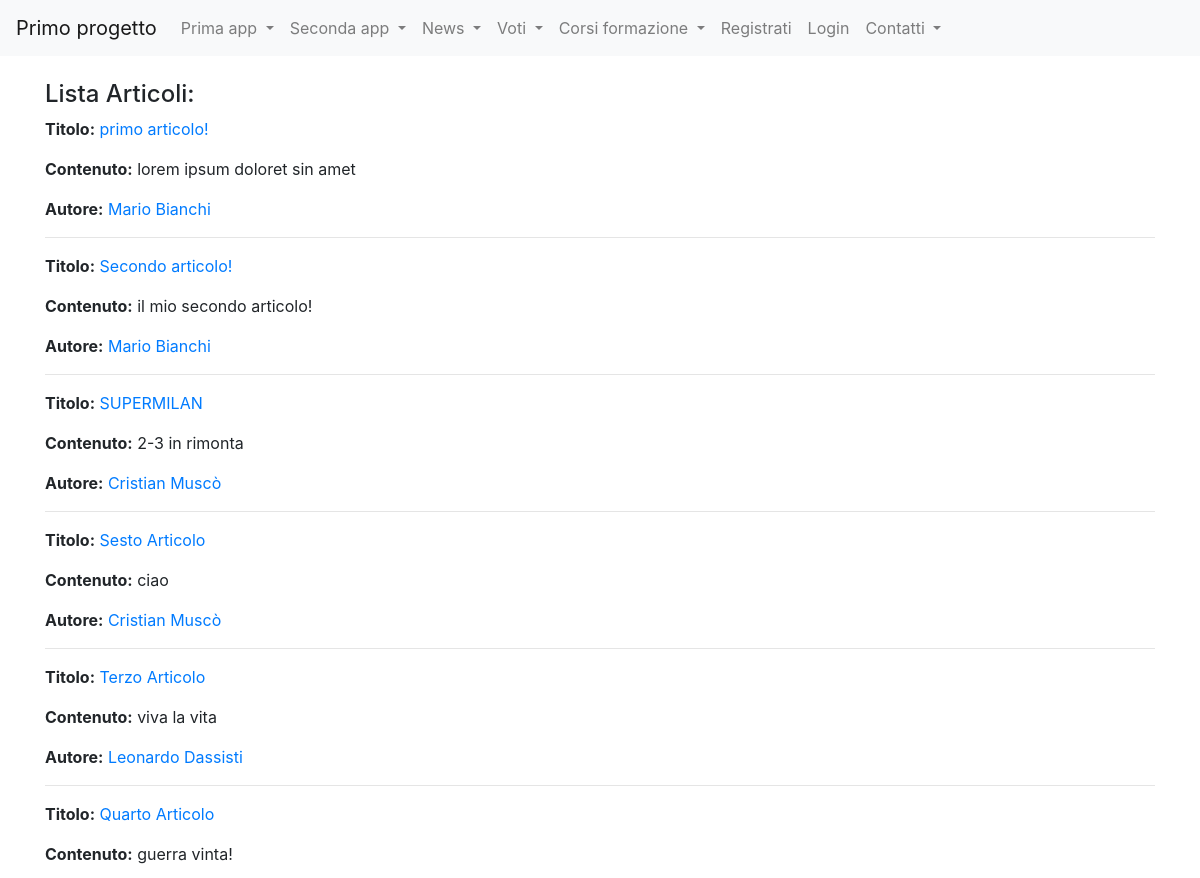
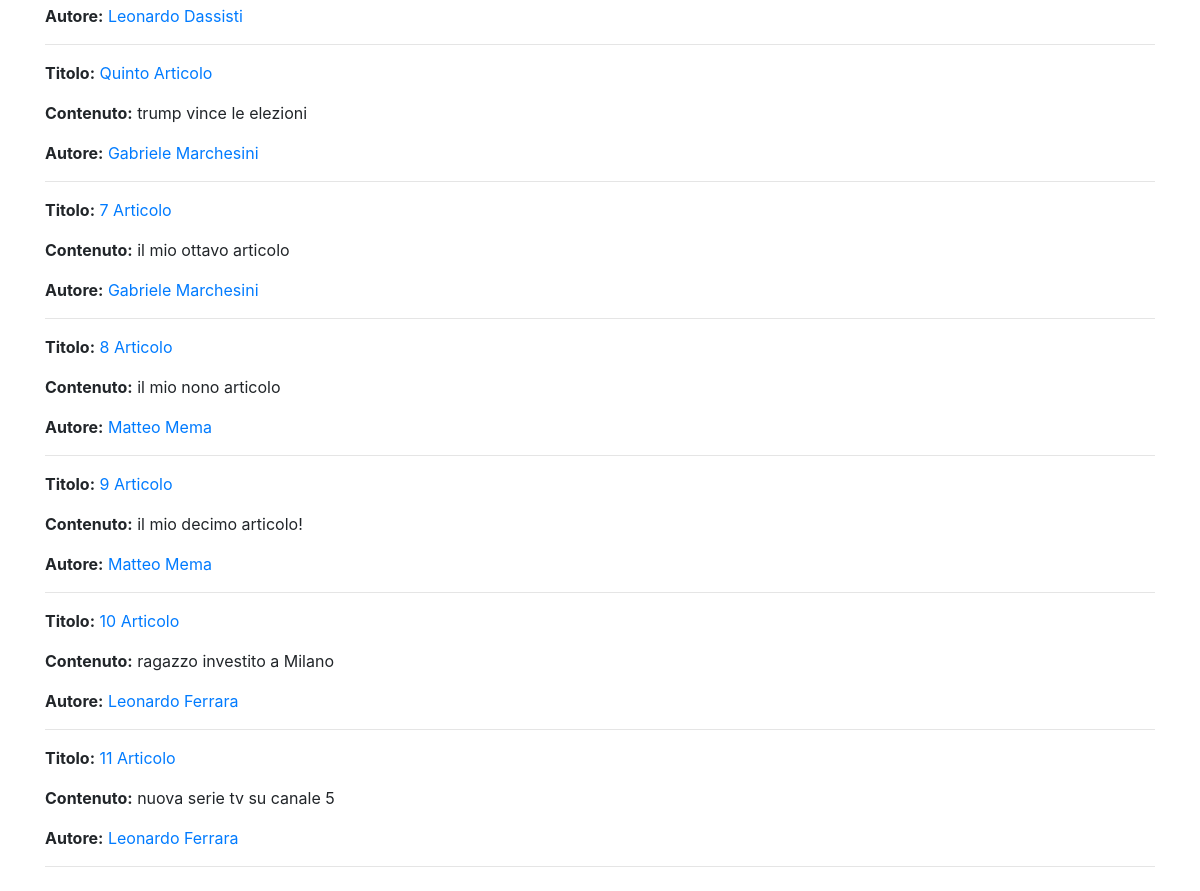
Page /news/lista_articoli on the committed database (2 pictures, top to bottom).
### news/models.py (models this page shows, shortened)
class Articolo(models.Model):
    titolo=models.CharField(max_length=100)
    contenuto=models.TextField()
    giornalista=models.ForeignKey(Giornalista, on_delete=models.CASCADE,related_name="articoli")
    visualizzazioni=models.SmallIntegerField(default=0)
    dataPubblicazione=models.DateField(default=datetime.now(),blank=True)
    class Meta:
        verbose_name = "Articolo"
        verbose_name_plural = "Articoli"

class Giornalista(models.Model):
    nome=models.CharField(max_length=20)
    cognome=models.CharField(max_length=20)
    dataNascita=models.DateField(default=datetime.now(),blank=True)
    def __str__(self):
        return self.nome + " " + self.cognome
    class Meta:
        verbose_name = "Giornalista"
        verbose_name_plural = "Giornalisti"

### news/views.py (the view)
# urls.py: path("lista_articoli", listaArticoli, name="lista_articoli"),
def listaArticoli(request,pk=None):
    if pk==None:
        articoli= Articolo.objects.all()
    else:
        articoli = Articolo.objects.filter(giornalista_id=pk)
    context={
            "articoli": articoli,
    }
    return render(request, "lista_articoli.html", context)

### news/templates/lista_articoli.html (shortened to what this page needs)
{%extends "base.html"%}
{%block content%}
    <h4>Lista Articoli: </h4>
    {% for articolo in articoli %}
        <p><strong>Titolo:</strong>
            <a href="/news/articoli/{{articolo.id}}">{{articolo.titolo}}</a>
        </p>
        <p><strong>Contenuto:</strong>
            {{articolo.contenuto}}
        </p>
        <p><strong>Autore:</strong>
            <a href={% url 'news:giornalista_detail' articolo.giornalista.id %}>{{articolo.giornalista}}</a>
        </p>
        <hr>
    {% endfor %}
{%endblock content%}

### rows in the picture
Articolo: titolo "primo articolo!", contenuto "lorem ipsum doloret sin amet", giornalista "Mario Bianchi"
Articolo: titolo "Secondo articolo!", contenuto "il mio secondo articolo!", giornalista "Mario Bianchi"
Articolo: titolo "SUPERMILAN", contenuto "2-3 in rimonta", giornalista "Cristian Muscò"
Articolo: titolo "Sesto Articolo", contenuto "ciao", giornalista "Cristian Muscò"
Articolo: titolo "Terzo Articolo", contenuto "viva la vita", giornalista "Leonardo Dassisti"
Articolo: titolo "Quarto Articolo", contenuto "guerra vinta!", giornalista "Leonardo Dassisti"
Articolo: titolo "Quinto Articolo", contenuto "trump vince le elezioni", giornalista "Gabriele Marchesini"
Articolo: titolo "7 Articolo", contenuto "il mio ottavo articolo", giornalista "Gabriele Marchesini"
Articolo: titolo "8 Articolo", contenuto "il mio nono articolo", giornalista "Matteo Mema"
Articolo: titolo "9 Articolo", contenuto "il mio decimo articolo!", giornalista "Matteo Mema"
Articolo: titolo "10 Articolo", contenuto "ragazzo investito a Milano", giornalista "Leonardo Ferrara"
Articolo: titolo "11 Articolo", contenuto "nuova serie tv su canale 5", giornalista "Leonardo Ferrara"
